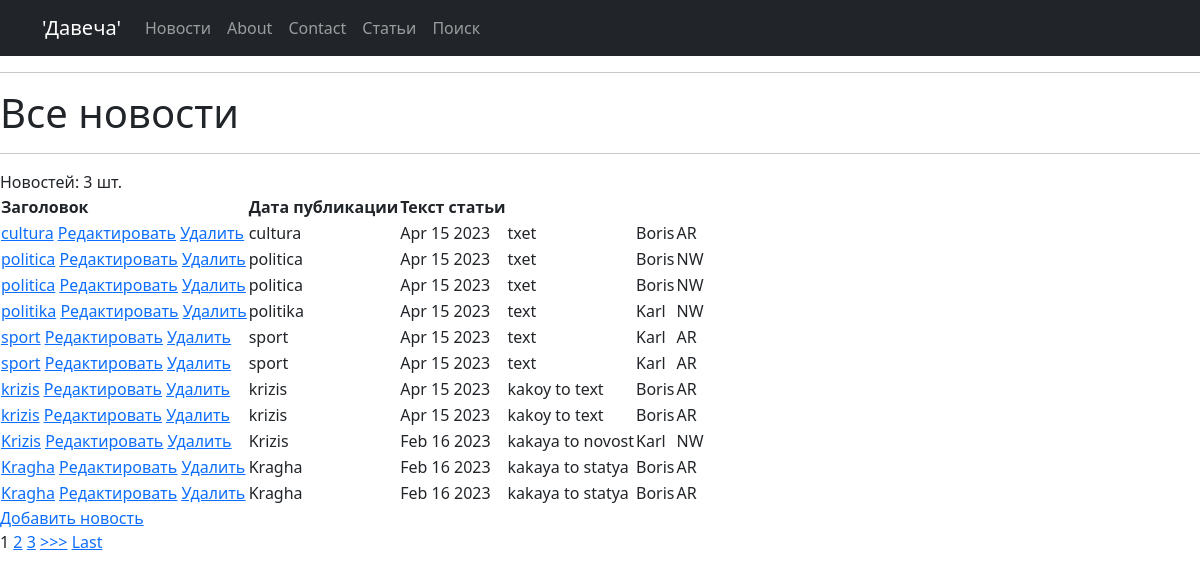
The page /news/ on the database as committed earlier.
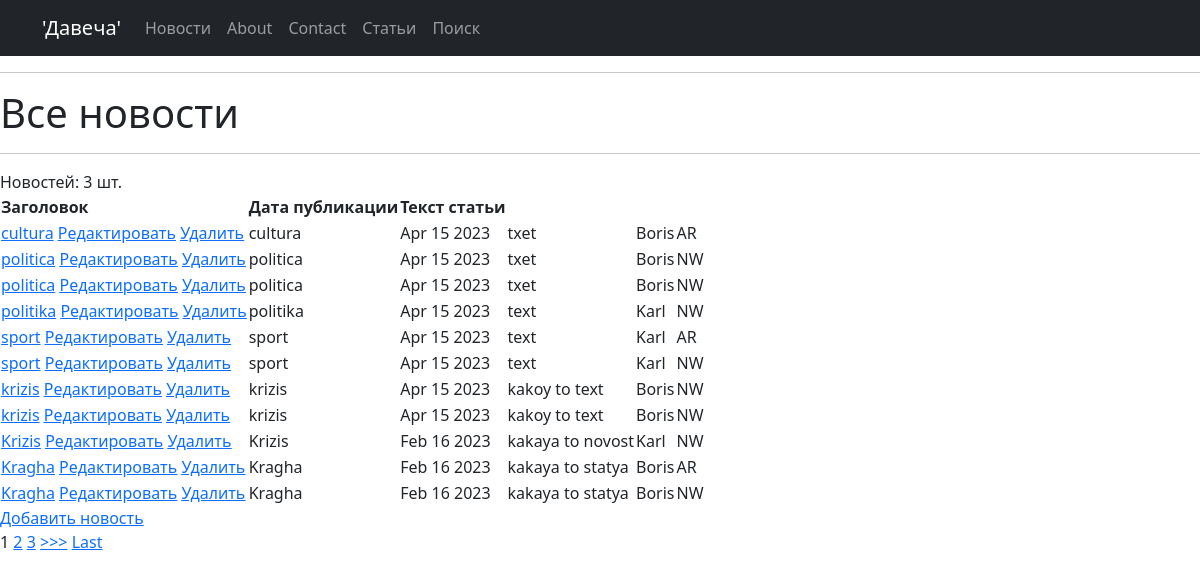
The same page on the database as committed later.
### news/models.py (models this page shows, shortened)
class Post(models.Model):
  avthor = models.ForeignKey(Avthor, on_delete=models.CASCADE)
  NEWS ='NW'
  ARTICLE = 'AR'
  CATEGORY_CHOICES=(
      (NEWS, 'Новости'),
      (ARTICLE, 'Статьи'),
  )
  categoryType = models.CharField(Category,max_length=2, choices=CATEGORY_CHOICES, default=ARTICLE)
  dateCreation = models.DateTimeField(auto_now_add=True)
  dateCreation.editable = True
  PostCategory = models.ManyToManyField(Category, through='PostCategory')
  title = models.CharField(max_length=128)
  text = models.TextField()
  rating = models.SmallIntegerField(default=0)

class Avthor(models.Model):
    avthorUser = models.OneToOneField(User, on_delete=models.CASCADE)
    ratingAvthor = models.SmallIntegerField(default=0)
    def __str__(self):
     return f'{self.avthorUser}'

### news/views.py (the view)
# urls.py: path('', NewsList.as_view()),
class NewsList(ListView):
    model = Post
    template_name = 'news.html'
    context_object_name = 'news'
    ordering = ['-id']
    paginate_by = 3
    def get_context_data(self, **kwargs):
        context = super().get_context_data(**kwargs)
        context['filter'] = PostFilter(self.request.GET, queryset=self.get_queryset())
        return context

### templates/news.html (shortened to what this page needs)
{% extends 'default.html' %}
{% block content %}
    <h1>Все новости</h1>
    <hr>
Новостей: {{ news | length}} шт.
<table>
    <thead>
        <th>
           Заголовок
        </th>
        <th>
           Дата публикации
        </th>
        <th>
            Текст статьи
        </th>
    </thead>
    {% for news in filter.qs %}
    <tr>
        <td>
            <a href="{% url 'article' news.id %}">{{ news.title }}</a>
            <a href="{% url 'edit' news.id %}"><u>Редактировать</u></a>
            <a href="{% url 'delete' news.id %}"><u> Удалить </u></a>
        </td>
        <td>
            {{ news.title|truncatechars:50  }}
        </td>
        <td>
            {{ news.dateCreation|date:'M d Y'}}
        </td>
        <td>
            {{ news.text}}
        </td>
        <td>
            {{ news.avthor}}
        </td>
        <td>
            {{ news.categoryType}}
        </td>
    </tr>
    {% endfor %}
</table>
<a href="{% url 'add' %}">Добавить новость</a> <br>
{% if is_paginated %}
    {% for num in page_obj.paginator.page_range %}
        {% if page_obj.number == num %}
            <a>{{ num }}</a>
        {% elif num > page_obj.number|add:'-3' and num < page_obj.number|add:'3' %}
            <a href="?page={{ num }}">{{ num }}</a>
        {% endif %}
    {% endfor %}
    {% if page_obj.has_next %}
        <a href="?page={{ page_obj.next_page_number }}">>>></a>
        <a href="?page={{ page_obj.paginator.num_pages }}">Last</a>
    {% endif %}
{% endif %}
{% endblock content %}

### templates/default.html (shortened to what this page needs)
<!DOCTYPE html>
{% load static %}
<html lang="ru">
<head>
  <link href="{% static 'css/styles.css' %}" rel="stylesheet">
</head>
<body>
  <nav class="navbar navbar-expand-lg navbar-dark bg-dark static-top">
    <div class="container">
      <a class="navbar-brand" href="/news/">'Давеча'</a>
      <div class="collapse navbar-collapse" id="navbarResponsive">
        <ul class="navbar-nav ml-auto">
          <li class="nav-item active">
            <a class="nav-link" href="/news/">Новости
            </a>
          </li>
          <li class="nav-item">
            <a class="nav-link" href="/page/">About</a>
          </li>
          <li class="nav-item">
            <a class="nav-link" href="/contact/">Contact</a>
          </li>
          <li class="nav-item">
            <a class="nav-link" href="/article/">Статьи</a>
          </li>
          <li class="nav-item">
            <a class="nav-link" href="{% url 'search' %}">Поиск</a>
          </li>
        </ul>
      </div>
    </div>
  </nav>
    <hr>
{% block content %}{% endblock content %}
</body>
</html>

Rows that differ between the two databases and show on the page:
changed Post (number 6 of 11 on the later page): categoryType "AR" → "NW"
changed Post (number 7 of 11 on the later page): categoryType "AR" → "NW"
changed Post (number 8 of 11 on the later page): categoryType "AR" → "NW"
changed Post (number 11 of 11 on the later page): categoryType "AR" → "NW"
